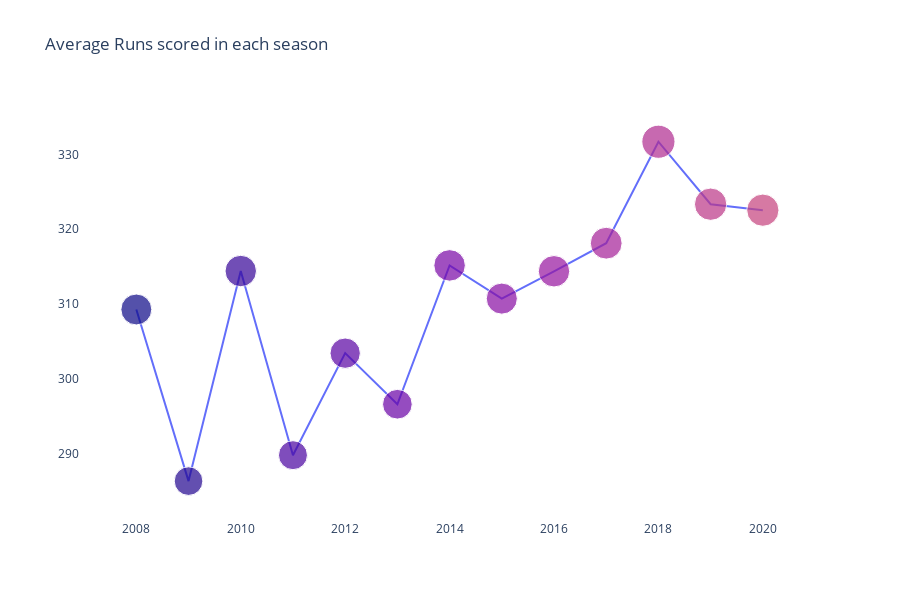

Notebook code for this chart:
### Code cell
colr=np.arange(0,season_run.values.size)
fig=go.Figure(data=[go.Scatter(x=runs_per_season['season'],y=runs_per_season['avg_runs'],mode='markers+lines', marker=dict(size=runs_per_season['avg_runs'] / 10 ,
                color=colr))],layout=go.Layout(title='Average Runs scored in each season'))                                       
fig.update_traces(hoverinfo='x+y', textfont_size=10)               
fig.update_layout(height=600,autosize=True ,plot_bgcolor='rgb(275, 275, 275)')

### Figure 1 — Plotly figure (JSON) as saved in the notebook; plotly's stock layout.template omitted (floating-point values rounded to 4 significant figures)
{"data": [{"hoverinfo": "x+y", "marker": {"color": [0, 1, 2, 3, 4, 5, 6, 7, 8, 9, 10, 11, 12, 13, 14, 15, 16, 17, 18, 19, 20, 21, 22, 23, 24, 25], "size": [30.93, 28.63, 31.44, 28.98, 30.34, 29.66, 31.51, 31.07, 31.44, 31.81, 33.17, 32.33, 32.25]}, "mode": "markers+lines", "textfont": {"size": 10}, "type": "scatter", "x": [2008, 2009, 2010, 2011, 2012, 2013, 2014, 2015, 2016, 2017, 2018, 2019, 2020], "y": [309.3, 286.3, 314.4, 289.8, 303.4, 296.6, 315.1, 310.7, 314.4, 318.1, 331.7, 323.3, 322.5]}], "layout": {"autosize": true, "height": 600, "plot_bgcolor": "rgb(275, 275, 275)", "title": {"text": "Average Runs scored in each season"}}}
